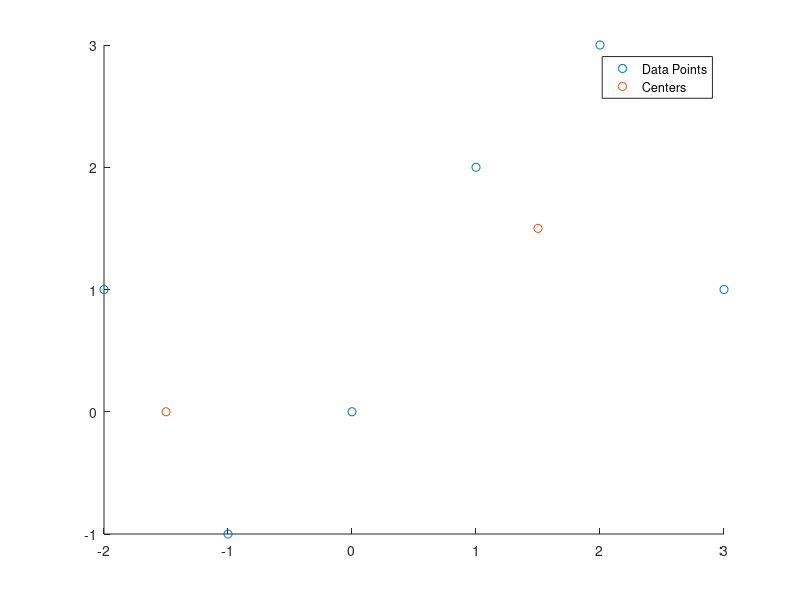

This chart was generated by the following MATLAB code:
% This program is for generic K means clustering. 
% Number of iterations = t. Number of classes = K.
% Data set = D, where each sample is a column vector.
% mu are the initial centers as column vectors.
% Scripted by Mike C.
% Data entry
D = [0 1 -1 2 -2 3;0 2 -1 3 1 1]; 
mu = [-1 2; 3 0];

% Parameters
K = 2;
Dlength = length(D);
muheight = size(mu,1)
r = zeros(Dlength,K);
distR = zeros(Dlength,K);
t = 2; % How many iterations you want.

for w = 1:t
% Calc dist
for m = 1:Dlength
    for l = 1:K
    distR(m,l) = norm(D(:,m)-mu(:,l));
    end
end
% Calc r matrix
r = zeros(Dlength,K);
[M,indexL] = max(distR,[],2);
for m = 1:Dlength
    r(m,indexL(m)) = r(m,indexL(m))+1; 
end
sumC = zeros(muheight,K);
countC = zeros(K,1);
for m = 1:Dlength
    sumC(:,indexL(m)) = sumC(:,indexL(m)) + D(:,m);
    countC(indexL(m),1) = countC(indexL(m),1) + 1; % CountC is column vector 
end
for m = 1:K
mu(:,m) = sumC(:,m)./countC(m,1);
end
end
% Plotting
scatter(D(1,:),D(2,:))
hold on
scatter(mu(1,:),mu(2,:))
legend('Data Points','Centers')
hold off
